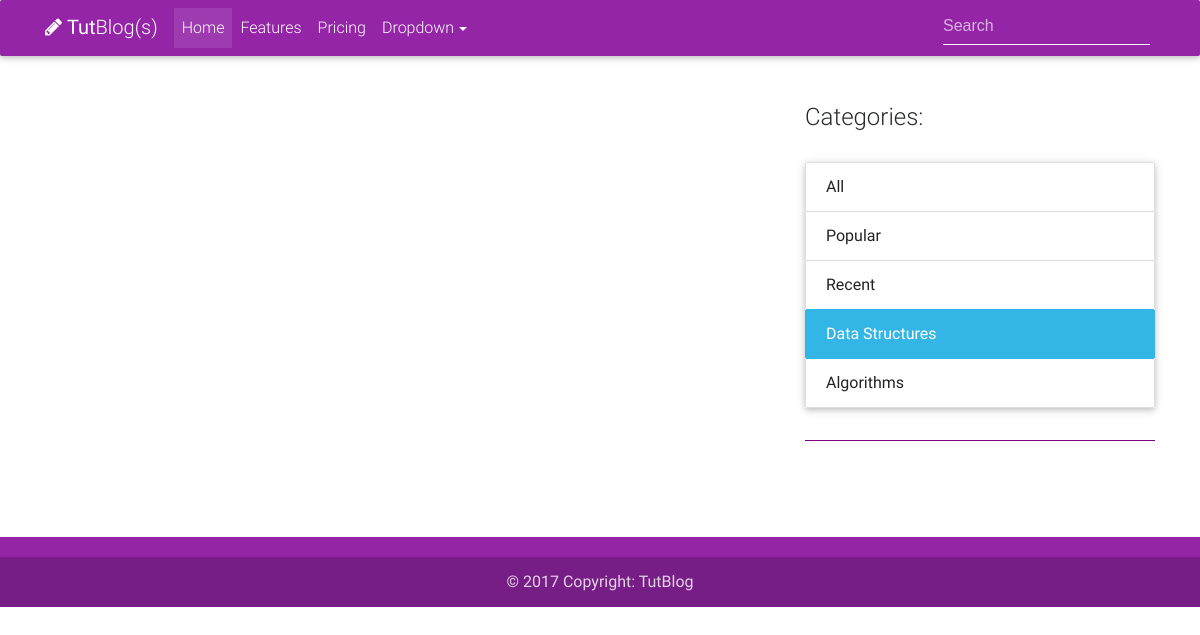
The page /blogs/category/data-structures/ on the database as committed earlier.
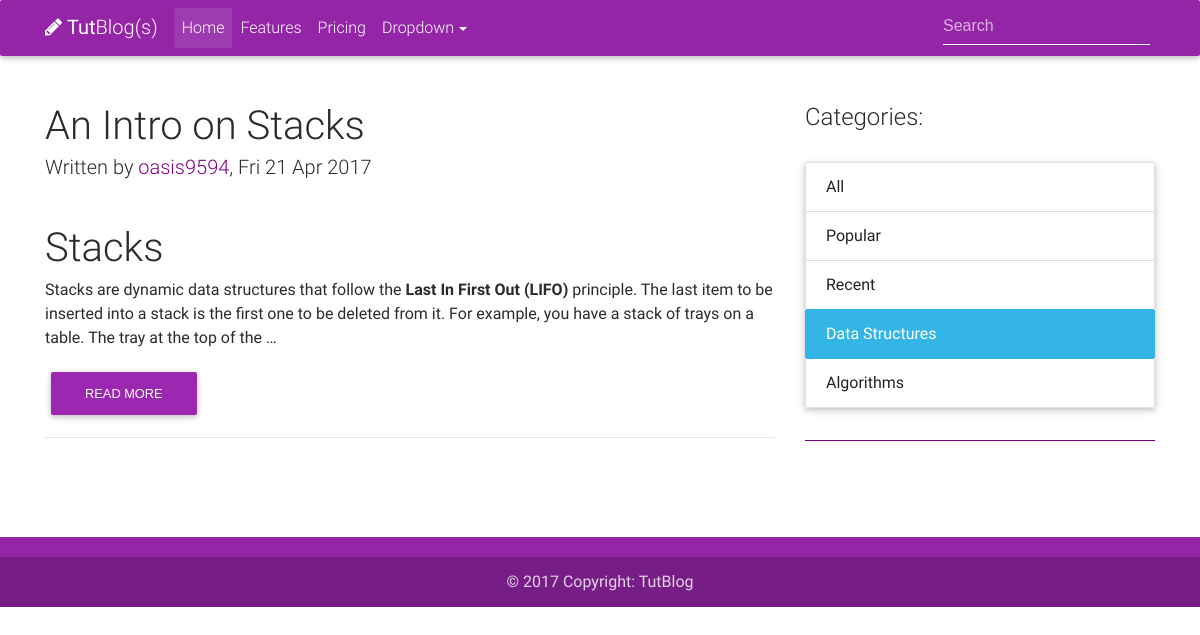
The same page on the database as committed later.
### Blogs/models.py (models this page shows, shortened)
class Blog(models.Model):
	title = models.CharField(max_length=100, unique=True)
	slug = models.SlugField(max_length=100, unique=True)
	body = models.TextField()
	created = models.DateTimeField(db_index=True, auto_now_add=True)
	category = models.ManyToManyField(Category)
	updated = models.DateTimeField(db_index=True, auto_now=True)
	author = models.ForeignKey(User, on_delete=models.CASCADE)
	tags = models.ManyToManyField(Tags, blank = True)
	votes = models.IntegerField(default=0)

### Blogs/views.py (the view)
def data_structures(request):
	blog_list = Blog.objects.filter(category__in=[1])
	page = request.GET.get('page', 1)
	x=4
	paginator = Paginator(blog_list, 5)
	try:
		blogs = paginator.page(page)
	except PageNotAnInteger:
		blogs = paginator.page(1)
	except EmptyPage:
		blogs = paginator.page(paginator.num_pages)
	return render(request, "blog_list.html", { 'blogs': blogs , 'x':x})

### Templates/blog_list.html (shortened to what the changed rows need)
{% load static %}
<!DOCTYPE html>
<html lang="en">
<head>
    <link rel="stylesheet" href="https://maxcdn.bootstrapcdn.com/font-awesome/4.6.0/css/font-awesome.min.css">
    <link href="{% static 'css/bootstrap.min.css' %}" rel="stylesheet">
    <link href="{% static 'css/mdb.min.css' %}" rel="stylesheet">
    <link href="{% static 'css/style.css' %}" rel="stylesheet">
    <link href="{% static 'css/blog_list.css' %}" rel="stylesheet">
</head>
<body>
    <main>
        <div class="container">
            <div class="row">
                <div class="col-lg-8">
                    {% for blog in blogs %}
                    <div class="post-wrapper">
                        <h1 class="h1-responsive">{{ blog.title }}</h1>
                        <h5>Written by <a href="" style="color: purple;">{{ blog.author }}</a>, {{ blog.updated|date:"D d M Y" }}</h5>
                        <br>
                        <p> {{ blog.body|safe|truncatewords:"50"|linebreaks }}</p>
                        <form action="{% url 'blog_detail' blog.id %}"><button class="btn purple">Read more</button></form>
                    </div>
                    <hr>
                    {% endfor %}
                </div>
            </div>
        </div>
    </main>
</body>
</html>

Rows that differ between the two databases and show on the page:
now on this page (row edited): Blog: title "An Intro on Stacks", author "oasis9594", updated "Fri 21 Apr 2017", body "Stacks Stacks are dynamic data structures that follow the Last In First Out (LIFO) principle. The last item to be inserted into a stack is the first one to be deleted from it. For example, you have a stack of trays on a table. The tray at the top of the …"
